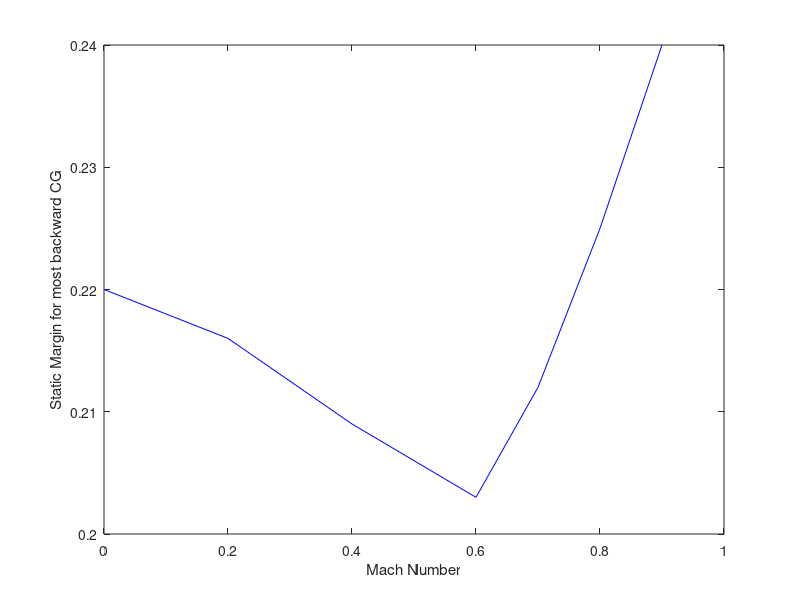

MATLAB code for this plot:
%Stability

X=[0,0.1,0.2,0.4,0.6,0.7,0.8,0.9]
Y=[0.220,0.218,0.216,0.209,0.203,0.212,0.225,0.240]

plot(X,Y,'b')
xlabel('Mach Number')
ylabel('Static Margin for most backward CG')